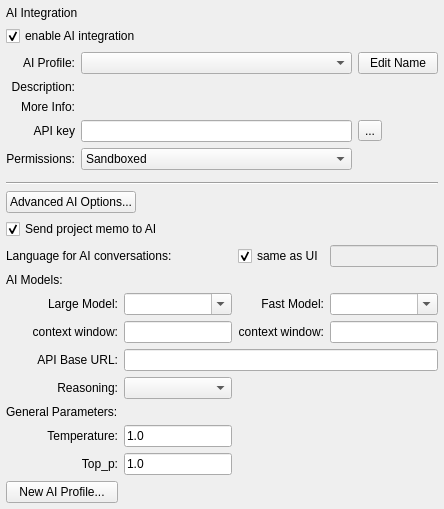
        <widget class="QWidget" name="widget_ai" native="true">
         <property name="styleSheet">
          <string notr="true"/>
         </property>
         <layout class="QVBoxLayout" name="verticalLayout_2">
          <property name="leftMargin">
           <number>6</number>
          </property>
          <property name="topMargin">
           <number>6</number>
          </property>
          <property name="rightMargin">
           <number>6</number>
          </property>
          <property name="bottomMargin">
           <number>6</number>
          </property>
          <item>
           <widget class="QLabel" name="label_ai_integration">
            <property name="sizePolicy">
             <sizepolicy hsizetype="Preferred" vsizetype="Fixed">
              <horstretch>0</horstretch>
              <verstretch>0</verstretch>
             </sizepolicy>
            </property>
            <property name="font">
             <font>
              <bold>false</bold>
             </font>
            </property>
            <property name="styleSheet">
             <string notr="true"/>
            </property>
            <property name="text">
             <string>AI Integration</string>
            </property>
           </widget>
          </item>
          <item>
           <widget class="QCheckBox" name="checkBox_AI_enable">
            <property name="text">
             <string>enable AI integration</string>
            </property>
            <property name="checked">
             <bool>true</bool>
            </property>
           </widget>
          </item>
          <item>
           <widget class="QWidget" name="widget_ai_provider" native="true">
            <layout class="QGridLayout" name="gridLayout_6">
             <property name="leftMargin">
              <number>0</number>
             </property>
             <property name="topMargin">
              <number>0</number>
             </property>
             <property name="rightMargin">
              <number>0</number>
             </property>
             <property name="bottomMargin">
              <number>0</number>
             </property>
             <property name="horizontalSpacing">
              <number>6</number>
             </property>
             <item row="4" column="0">
              <widget class="QLabel" name="label_12">
               <property name="text">
                <string>More Info:</string>
               </property>
               <property name="alignment">
                <set>Qt::AlignRight|Qt::AlignTrailing|Qt::AlignVCenter</set>
               </property>
              </widget>
             </item>
             <item row="6" column="2">
              <widget class="QComboBox" name="comboBox_ai_permissions">
               <property name="toolTip">
                <string>Define what the AI agent is allowed to do in your project:
- Read-only: The AI agent cannot make any changes.
- Sandboxed (default): The AI agent cannot make changes to your codes and memos, but it can create its own.
- Full access: The AI agent can change everything, but will usually ask for confirmation first.</string>
               </property>
               <property name="currentIndex">
                <number>1</number>
               </property>
               <item>
                <property name="text">
                 <string>Read-only</string>
                </property>
               </item>
               <item>
                <property name="text">
                 <string>Sandboxed</string>
                </property>
               </item>
               <item>
                <property name="text">
                 <string>Full access</string>
                </property>
               </item>
              </widget>
             </item>
             <item row="5" column="0">
              <widget class="QLabel" name="label_ai_api_key">
               <property name="text">
                <string>API key</string>
               </property>
               <property name="alignment">
                <set>Qt::AlignRight|Qt::AlignTrailing|Qt::AlignVCenter</set>
               </property>
              </widget>
             </item>
             <item row="6" column="0">
              <widget class="QLabel" name="label_2">
               <property name="text">
                <string>Permissions:</string>
               </property>
               <property name="alignment">
                <set>Qt::AlignRight|Qt::AlignTrailing|Qt::AlignVCenter</set>
               </property>
              </widget>
             </item>
             <item row="5" column="2">
              <widget class="QLineEdit" name="lineEdit_ai_api_key">
               <property name="echoMode">
                <enum>QLineEdit::PasswordEchoOnEdit</enum>
               </property>
              </widget>
             </item>
             <item row="5" column="3">
              <widget class="QToolButton" name="toolButtonShowApiKey">
               <property name="text">
                <string>...</string>
               </property>
               <property name="checkable">
                <bool>true</bool>
               </property>
              </widget>
             </item>
             <item row="4" column="2">
              <widget class="QLabel" name="label_ai_access_info_url">
               <property name="text">
                <string/>
               </property>
               <property name="openExternalLinks">
                <bool>true</bool>
               </property>
               <property name="textInteractionFlags">
                <set>Qt::TextBrowserInteraction</set>
               </property>
              </widget>
             </item>
             <item row="3" column="2" colspan="2">
              <widget class="QLabel" name="label_ai_model_desc">
               <property name="sizePolicy">
                <sizepolicy hsizetype="Fixed" vsizetype="Preferred">
                 <horstretch>0</horstretch>
                 <verstretch>0</verstretch>
                </sizepolicy>
               </property>
               <property name="text">
                <string/>
               </property>
              </widget>
             </item>
             <item row="3" column="0">
              <widget class="QLabel" name="label_11">
               <property name="text">
                <string>Description:</string>
               </property>
               <property name="alignment">
                <set>Qt::AlignRight|Qt::AlignTop|Qt::AlignTrailing</set>
               </property>
              </widget>
             </item>
             <item row="0" column="2">
              <widget class="QComboBox" name="comboBox_ai_profile">
               <property name="editable">
                <bool>false</bool>
               </property>
               <property name="insertPolicy">
                <enum>QComboBox::NoInsert</enum>
               </property>
              </widget>
             </item>
             <item row="0" column="0">
              <widget class="QLabel" name="label_10">
               <property name="text">
                <string>AI Profile:</string>
               </property>
               <property name="alignment">
                <set>Qt::AlignRight|Qt::AlignTrailing|Qt::AlignVCenter</set>
               </property>
              </widget>
             </item>
             <item row="0" column="3">
              <widget class="QPushButton" name="pushButton_ai_profile_edit">
               <property name="text">
                <string>Edit Name</string>
               </property>
              </widget>
             </item>
            </layout>
           </widget>
          </item>
          <item>
           <spacer name="verticalSpacer_2">
            <property name="orientation">
             <enum>Qt::Vertical</enum>
            </property>
            <property name="sizeHint" stdset="0">
             <size>
              <width>20</width>
              <height>6</height>
             </size>
            </property>
           </spacer>
          </item>
          <item>
           <widget class="Line" name="line_4">
            <property name="orientation">
             <enum>Qt::Horizontal</enum>
            </property>
           </widget>
          </item>
          <item>
           <widget class="QWidget" name="widget_5" native="true">
            <layout class="QHBoxLayout" name="horizontalLayout_6">
             <property name="leftMargin">
              <number>0</number>
             </property>
             <property name="topMargin">
              <number>0</number>
             </property>
             <property name="rightMargin">
              <number>0</number>
             </property>
             <property name="bottomMargin">
              <number>0</number>
             </property>
             <item>
              <widget class="QPushButton" name="pushButton_advanced_AI_options">
               <property name="text">
                <string>Advanced AI Options...</string>
               </property>
               <property name="checkable">
                <bool>true</bool>
               </property>
               <property name="checked">
                <bool>false</bool>
               </property>
              </widget>
             </item>
             <item>
              <spacer name="horizontalSpacer_6">
               <property name="orientation">
                <enum>Qt::Horizontal</enum>
               </property>
               <property name="sizeHint" stdset="0">
                <size>
                 <width>40</width>
                 <height>20</height>
                </size>
               </property>
              </spacer>
             </item>
            </layout>
           </widget>
          </item>
          <item>
           <widget class="QWidget" name="widget_AI_advanced_options" native="true">
            <property name="enabled">
             <bool>true</bool>
            </property>
            <layout class="QGridLayout" name="gridLayout_9">
             <property name="leftMargin">
              <number>0</number>
             </property>
             <property name="topMargin">
              <number>0</number>
             </property>
             <property name="rightMargin">
              <number>0</number>
             </property>
             <property name="bottomMargin">
              <number>0</number>
             </property>
             <item row="11" column="1">
              <widget class="QLineEdit" name="lineEdit_ai_temperature">
               <property name="sizePolicy">
                <sizepolicy hsizetype="Minimum" vsizetype="Fixed">
                 <horstretch>0</horstretch>
                 <verstretch>0</verstretch>
                </sizepolicy>
               </property>
               <property name="toolTip">
                <string>Advanced option. Only change when you know whatr you are doing.</string>
               </property>
               <property name="inputMask">
                <string>D.9</string>
               </property>
               <property name="text">
                <string>1.0</string>
               </property>
              </widget>
             </item>
             <item row="11" column="0">
              <widget class="QLabel" name="label_AI_temperature">
               <property name="text">
                <string>Temperature:</string>
               </property>
               <property name="alignment">
                <set>Qt::AlignRight|Qt::AlignTrailing|Qt::AlignVCenter</set>
               </property>
              </widget>
             </item>
             <item row="12" column="1">
              <widget class="QLineEdit" name="lineEdit_top_p">
               <property name="sizePolicy">
                <sizepolicy hsizetype="Minimum" vsizetype="Fixed">
                 <horstretch>0</horstretch>
                 <verstretch>0</verstretch>
                </sizepolicy>
               </property>
               <property name="inputMask">
                <string>D.9</string>
               </property>
               <property name="text">
                <string>1.0</string>
               </property>
              </widget>
             </item>
             <item row="1" column="3">
              <widget class="QLineEdit" name="lineEdit_AI_language">
               <property name="enabled">
                <bool>false</bool>
               </property>
               <property name="sizePolicy">
                <sizepolicy hsizetype="Minimum" vsizetype="Fixed">
                 <horstretch>0</horstretch>
                 <verstretch>0</verstretch>
                </sizepolicy>
               </property>
               <property name="toolTip">
                <string>Enter the name of your language here</string>
               </property>
               <property name="placeholderText">
                <string/>
               </property>
              </widget>
             </item>
             <item row="6" column="0">
              <widget class="QLabel" name="label_16">
               <property name="text">
                <string>Reasoning:</string>
               </property>
               <property name="alignment">
                <set>Qt::AlignRight|Qt::AlignTrailing|Qt::AlignVCenter</set>
               </property>
              </widget>
             </item>
             <item row="3" column="3">
              <widget class="QComboBox" name="comboBox_AI_model_fast">
               <property name="sizePolicy">
                <sizepolicy hsizetype="Fixed" vsizetype="Fixed">
                 <horstretch>0</horstretch>
                 <verstretch>0</verstretch>
                </sizepolicy>
               </property>
               <property name="maximumSize">
                <size>
                 <width>200</width>
                 <height>16777215</height>
                </size>
               </property>
               <property name="toolTip">
                <string>Select an available AI model (can be the same as the large model). The fast model is used for simple tasks only.</string>
               </property>
               <property name="editable">
                <bool>true</bool>
               </property>
               <property name="insertPolicy">
                <enum>QComboBox::NoInsert</enum>
               </property>
               <property name="placeholderText">
                <string>&lt;select available model&gt;</string>
               </property>
              </widget>
             </item>
             <item row="4" column="1">
              <widget class="QLineEdit" name="lineEdit_ai_large_context_window">
               <property name="sizePolicy">
                <sizepolicy hsizetype="Minimum" vsizetype="Fixed">
                 <horstretch>0</horstretch>
                 <verstretch>0</verstretch>
                </sizepolicy>
               </property>
              </widget>
             </item>
             <item row="2" column="0">
              <widget class="QLabel" name="label_19">
               <property name="text">
                <string>AI Models:</string>
               </property>
              </widget>
             </item>
             <item row="3" column="2">
              <widget class="QLabel" name="label_15">
               <property name="sizePolicy">
                <sizepolicy hsizetype="Minimum" vsizetype="Preferred">
                 <horstretch>0</horstretch>
                 <verstretch>0</verstretch>
                </sizepolicy>
               </property>
               <property name="text">
                <string>   Fast Model:</string>
               </property>
               <property name="alignment">
                <set>Qt::AlignRight|Qt::AlignTrailing|Qt::AlignVCenter</set>
               </property>
              </widget>
             </item>
             <item row="3" column="1">
              <widget class="QComboBox" name="comboBox_AI_model_large">
               <property name="sizePolicy">
                <sizepolicy hsizetype="Fixed" vsizetype="Fixed">
                 <horstretch>0</horstretch>
                 <verstretch>0</verstretch>
                </sizepolicy>
               </property>
               <property name="maximumSize">
                <size>
                 <width>200</width>
                 <height>16777215</height>
                </size>
               </property>
               <property name="toolTip">
                <string>Select an available AI model. The large model is used for most of the AI features in QualCoder.</string>
               </property>
               <property name="editable">
                <bool>true</bool>
               </property>
               <property name="insertPolicy">
                <enum>QComboBox::NoInsert</enum>
               </property>
               <property name="sizeAdjustPolicy">
                <enum>QComboBox::AdjustToContentsOnFirstShow</enum>
               </property>
               <property name="placeholderText">
                <string>&lt;select available model&gt;</string>
               </property>
              </widget>
             </item>
             <item row="5" column="1" colspan="3">
              <widget class="QLineEdit" name="lineEdit_ai_api_base"/>
             </item>
             <item row="17" column="0">
              <widget class="QPushButton" name="pushButton_ai_new_profile">
               <property name="text">
                <string>New AI Profile...</string>
               </property>
              </widget>
             </item>
             <item row="6" column="1">
              <widget class="QComboBox" name="comboBox_reasoning"/>
             </item>
             <item row="1" column="2">
              <widget class="QCheckBox" name="checkBox_AI_language_ui">
               <property name="toolTip">
                <string>If selected, the conversations will be in the same language as the rest of the user interface. You can select this language at the top of this window.</string>
               </property>
               <property name="text">
                <string>same as UI</string>
               </property>
               <property name="checked">
                <bool>true</bool>
               </property>
              </widget>
             </item>
             <item row="3" column="0">
              <widget class="QLabel" name="label_14">
               <property name="sizePolicy">
                <sizepolicy hsizetype="Minimum" vsizetype="Fixed">
                 <horstretch>0</horstretch>
                 <verstretch>0</verstretch>
                </sizepolicy>
               </property>
               <property name="text">
                <string>Large Model:</string>
               </property>
               <property name="alignment">
                <set>Qt::AlignRight|Qt::AlignTrailing|Qt::AlignVCenter</set>
               </property>
              </widget>
             </item>
             <item row="4" column="0">
              <widget class="QLabel" name="label_ai_fast_contex_window">
               <property name="text">
                <string>context window:</string>
               </property>
               <property name="alignment">
                <set>Qt::AlignRight|Qt::AlignTrailing|Qt::AlignVCenter</set>
               </property>
              </widget>
             </item>
             <item row="4" column="2">
              <widget class="QLabel" name="label_ai_large_contex_window">
               <property name="text">
                <string>context window:</string>
               </property>
               <property name="alignment">
                <set>Qt::AlignRight|Qt::AlignTrailing|Qt::AlignVCenter</set>
               </property>
              </widget>
             </item>
             <item row="7" column="0">
              <widget class="QLabel" name="label_18">
               <property name="text">
                <string>General Parameters:</string>
               </property>
              </widget>
             </item>
             <item row="5" column="0">
              <widget class="QLabel" name="label_17">
               <property name="text">
                <string>API Base URL:</string>
               </property>
               <property name="alignment">
                <set>Qt::AlignRight|Qt::AlignTrailing|Qt::AlignVCenter</set>
               </property>
              </widget>
             </item>
             <item row="4" column="3">
              <widget class="QLineEdit" name="lineEdit_ai_fast_context_window">
               <property name="sizePolicy">
                <sizepolicy hsizetype="Minimum" vsizetype="Fixed">
                 <horstretch>0</horstretch>
                 <verstretch>0</verstretch>
                </sizepolicy>
               </property>
              </widget>
             </item>
             <item row="12" column="0">
              <widget class="QLabel" name="label_9">
               <property name="text">
                <string>   Top_p:</string>
               </property>
               <property name="alignment">
                <set>Qt::AlignRight|Qt::AlignTrailing|Qt::AlignVCenter</set>
               </property>
              </widget>
             </item>
             <item row="1" column="0" colspan="2">
              <widget class="QLabel" name="label_13">
               <property name="text">
                <string>Language for AI conversations: </string>
               </property>
               <property name="alignment">
                <set>Qt::AlignLeading|Qt::AlignLeft|Qt::AlignVCenter</set>
               </property>
              </widget>
             </item>
             <item row="0" column="0" colspan="2">
              <widget class="QCheckBox" name="checkBox_ai_project_memo">
               <property name="toolTip">
                <string>You can use the Project Memo (found in the menu: Project &gt; Project Memo) to convey background information about your research, including objectives, methodology, and data, to the AI. This will help the AI generate more accurate and relevant responses. Deselect this option if you use the Project Memo for other purposes.</string>
               </property>
               <property name="text">
                <string>Send project memo to AI</string>
               </property>
               <property name="checked">
                <bool>true</bool>
               </property>
              </widget>
             </item>
            </layout>
           </widget>
          </item>
         </layout>
        </widget>
